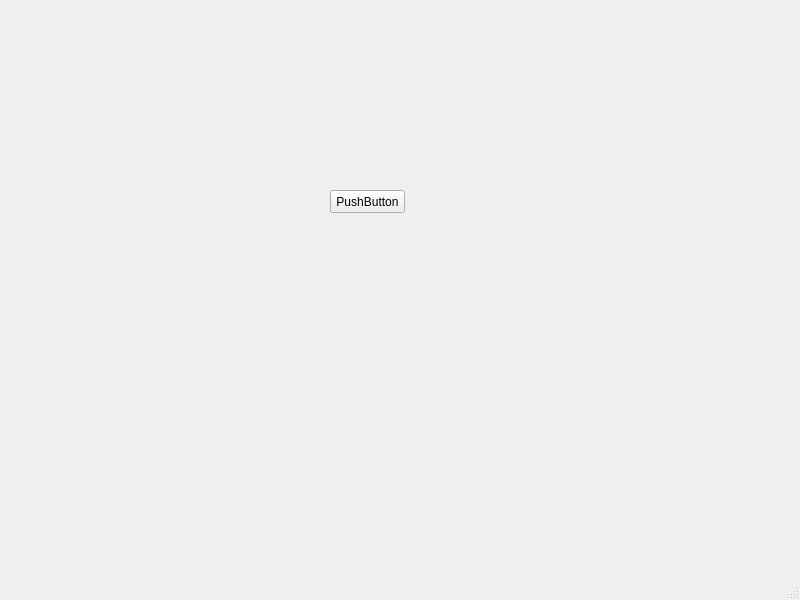
<?xml version="1.0" encoding="UTF-8"?>
<ui version="4.0">
 <class>MainWindow</class>
 <widget class="QMainWindow" name="MainWindow">
  <property name="geometry">
   <rect>
    <x>0</x>
    <y>0</y>
    <width>800</width>
    <height>600</height>
   </rect>
  </property>
  <property name="windowTitle">
   <string>MainWindow</string>
  </property>
  <widget class="QWidget" name="centralwidget">
   <widget class="QPushButton" name="pushButton">
    <property name="geometry">
     <rect>
      <x>330</x>
      <y>190</y>
      <width>75</width>
      <height>23</height>
     </rect>
    </property>
    <property name="text">
     <string>PushButton</string>
    </property>
   </widget>
  </widget>
  <widget class="QMenuBar" name="menubar">
   <property name="geometry">
    <rect>
     <x>0</x>
     <y>0</y>
     <width>800</width>
     <height>23</height>
    </rect>
   </property>
  </widget>
  <widget class="QStatusBar" name="statusbar"/>
 </widget>
 <resources/>
 <connections/>
</ui>
